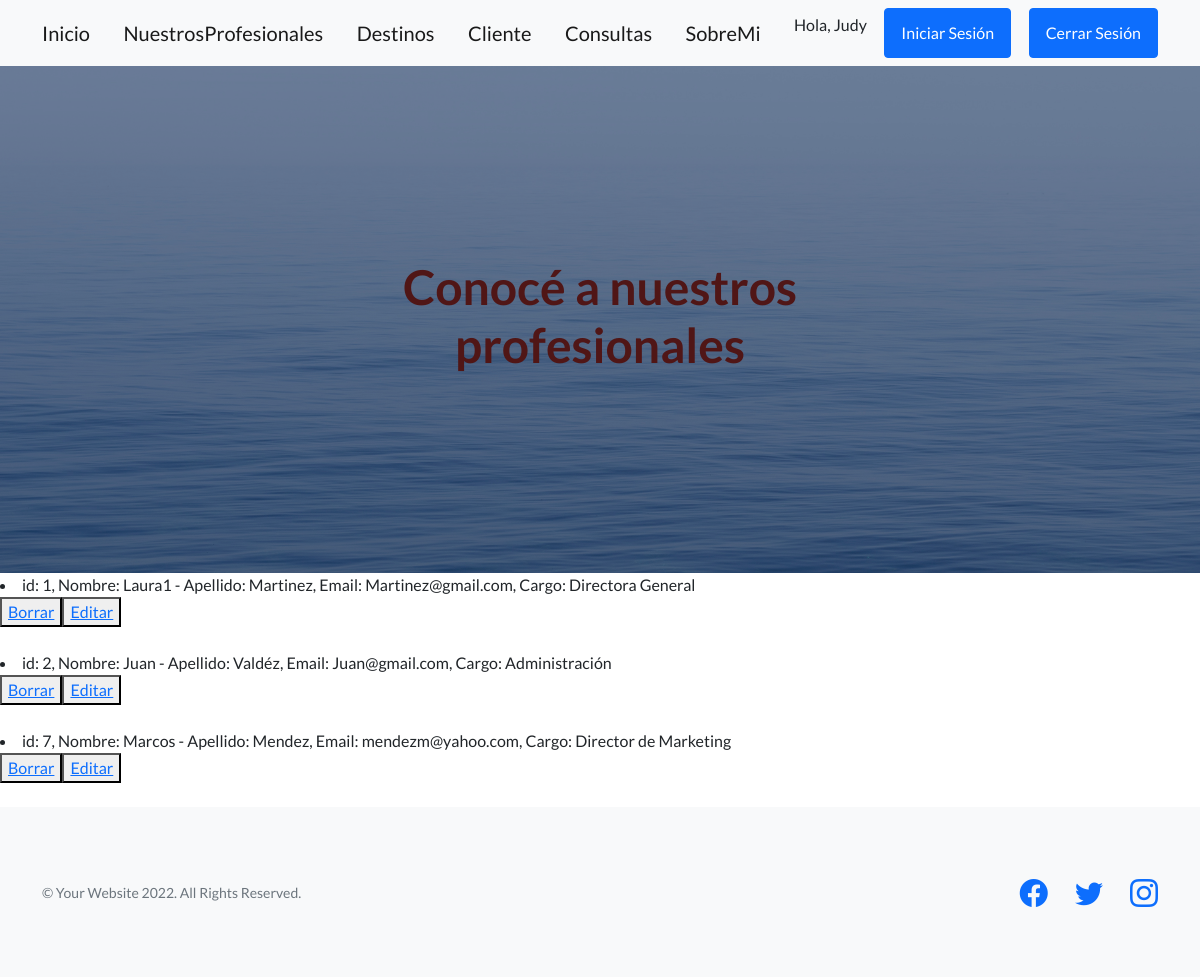
/Turismo/listaProfes/ (signed in), run on the app's committed database.
### Turismo/models.py (models this page shows)
class Profesionales(models.Model):
    nombre = models.CharField(max_length=40)
    apellido = models.CharField(max_length=40)
    email = models.EmailField()
    cargo = models.CharField(max_length=40, default="")
    def __str__(self):
        return f" id: {self.id}, Nombre: {self.nombre} - Apellido: {self.apellido},  Email: {self.email}, Cargo: {self.cargo}"
    class Meta:
        verbose_name_plural = "Profesionales"

### Turismo/views.py (the view)
# urls.py: path('listaProfes/', views.listaProfesionales, name="ListaProfesionales"),
def listaProfesionales(request):
        profesionales = Profesionales.objects.all()
        contexto = {"profesionales":profesionales}
        return render(request, "Turismo/leerProfesionales.html",contexto)

### Turismo/templates/Turismo/leerProfesionales.html (shortened to what this page needs)
{% extends "Turismo/padre.html" %}
{% load static %}
{% block informacionQueCambia %}
<h1 style="color:rgb(80, 22, 22)"> Conocé a nuestros profesionales </h1>
{% endblock %}
{% block contenidoBajo %}
{% for p in profesionales %}
<li>{{p}}</li>
<button>
    <a href="{% url 'BorrarProfes' p.nombre %}">Borrar</a>
</button><button>
    <a href="{% url 'EditarProfes' p.nombre %}">Editar</a>
</button>
<br>
{% endfor %}
{% endblock %}

### Turismo/templates/Turismo/padre.html (shortened to what this page needs)
<!DOCTYPE html>
<html lang="en">
    <head>
        {% load static %}
        <link href="https://cdn.jsdelivr.net/npm/bootstrap-icons@1.5.0/font/bootstrap-icons.css" rel="stylesheet" type="text/css" />
        <link href="{% static 'Turismo/css/styles.css' %}" rel="stylesheet" />
    </head>
    <body>
        <nav class="navbar navbar-light bg-light static-top">
            <div class="container">
                <a class="navbar-brand" href="{% url 'Inicio' %}">Inicio</a>
                <a class="navbar-brand" href="{% url 'ListaProfesionales' %}">NuestrosProfesionales</a>
                <a class="navbar-brand" href="{% url 'Destinos' %}">Destinos</a>
                <a class="navbar-brand" href="{% url 'Cliente' %}">Cliente</a>
                <a class="navbar-brand" href="{% url 'Consultas' %}">Consultas</a>
                <a class="navbar-brand" href="{% url 'Abautme' %}">SobreMi</a>
                <p>Hola, {{user.username}}</p>
                <a class="btn btn-primary" href="{% url 'Login' %}">Iniciar Sesión</a>
                {% if user.is_authenticated %}
                <a class="btn btn-primary" href="{% url 'Logout' %}">Cerrar Sesión</a>
                {% endif %}
            </div>
        </nav>
        <header class="masthead">
            <div class="container position-relative">
                <div class="row justify-content-center">
                    <div class="col-xl-6">
                        <div class="text-center text-white">
                            {% block informacionQueCambia %}
                            {% endblock %}
                        </div>
                    </div>
                </div>
            </div>
        </header>
{% block contenidoBajo %}
{% endblock %}
        <footer class="footer bg-light">
            <div class="container">
                <div class="row">
                    <div class="col-lg-6 h-100 text-center text-lg-start my-auto">
                        <p class="text-muted small mb-4 mb-lg-0">&copy; Your Website 2022. All Rights Reserved.</p>
                    </div>
                    <div class="col-lg-6 h-100 text-center text-lg-end my-auto">
                        <ul class="list-inline mb-0">
                            <li class="list-inline-item me-4">
                                <a href="https://es-la.facebook.com/"><i class="bi-facebook fs-3"></i></a>
                            </li>
                            <li class="list-inline-item me-4">
                                <a href="https://twitter.com"><i class="bi-twitter fs-3"></i></a>
                            </li>
                            <li class="list-inline-item">
                                <a href="https://www.instagram.com"><i class="bi-instagram fs-3"></i></a>
                            </li>
                        </ul>
                    </div>
                </div>
            </div>
        </footer>
    </body>
</html>

### data on the page
Profesionales: id+nombre+apellido "id: 1, Nombre: Laura1 - Apellido: Martinez, Email: Martinez@gmail.com, Cargo: Directora General"
Profesionales: id+nombre+apellido "id: 2, Nombre: Juan - Apellido: Valdéz, Email: Juan@gmail.com, Cargo: Administración"
Profesionales: id+nombre+apellido "id: 7, Nombre: Marcos - Apellido: Mendez, Email: mendezm@yahoo.com, Cargo: Director de Marketing"

### other printed values
{{ user.username }} "Judy"
